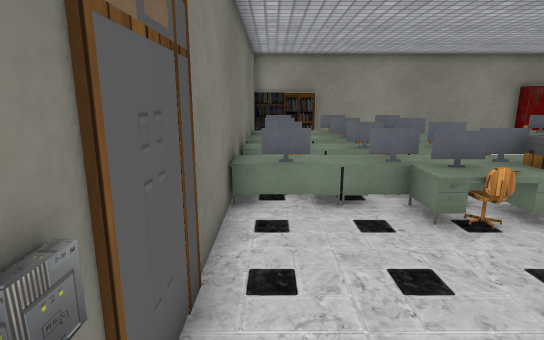
view 1 (above)

16 first-person views from a walk through a 3-D level made in the Unity game engine. The camera is 1.2 m above the floor, tilts 12° down and sees 80° across. The floor is counted in squares, 0.5 m on a side. Each view is taken from the middle of a square. On the plan, view 1 faces up. The plan holds only what a view shows up to about 20 squares ahead; the rest is blank. Some animated figures are not drawn. Some surface patterns are stand-ins.

view 2
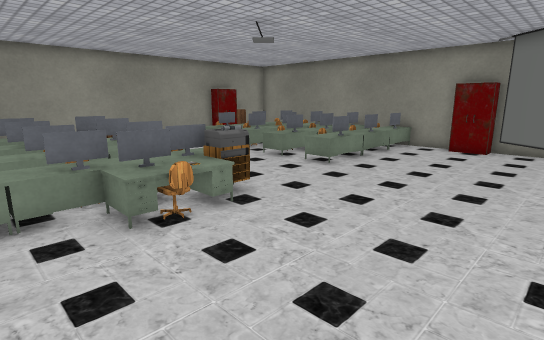

view 3
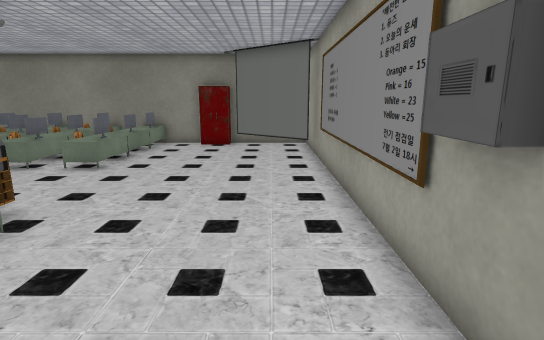

view 4
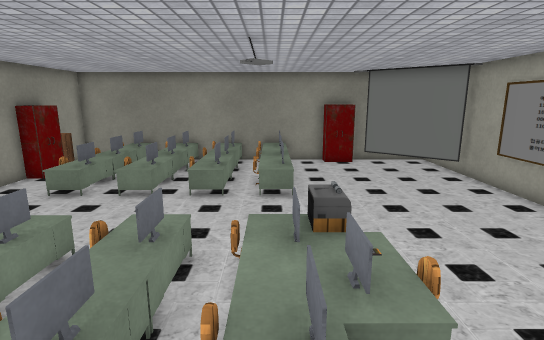

view 5
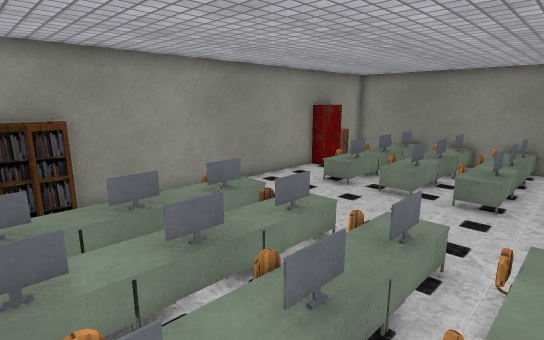

view 6
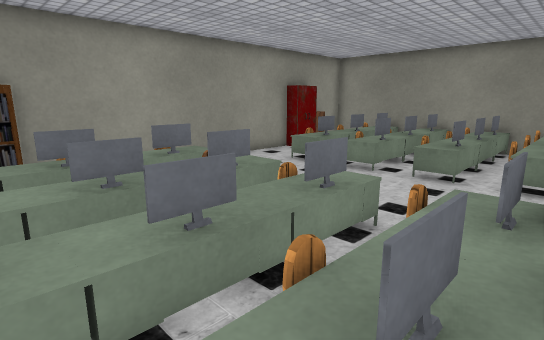

view 7
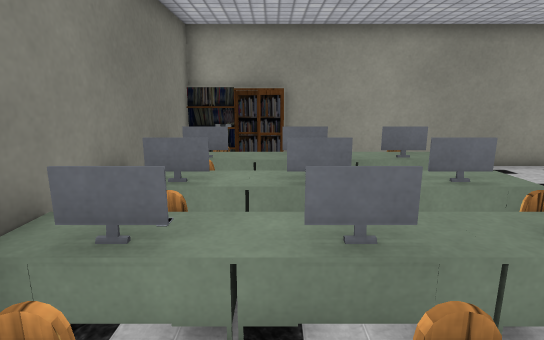

view 8
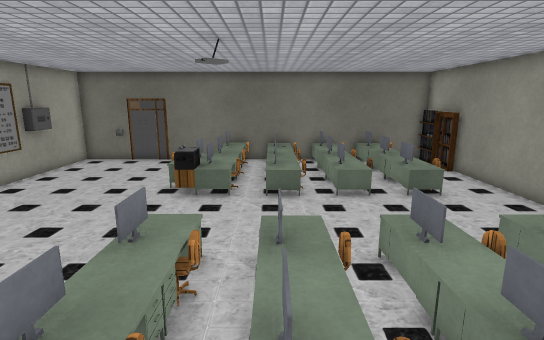

view 9
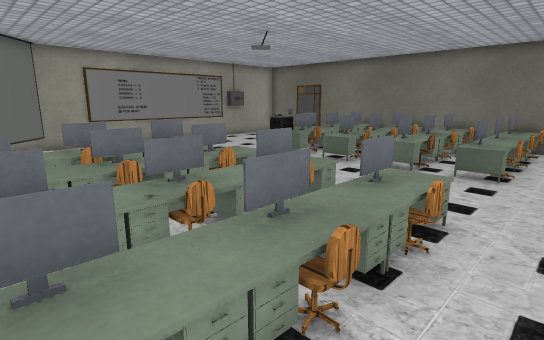

view 10
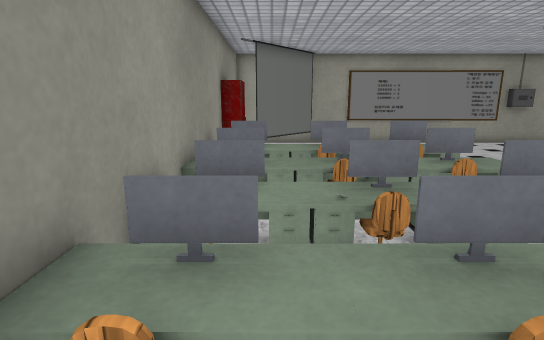

view 11
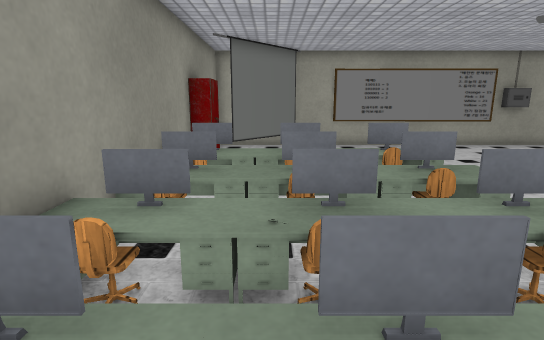

view 12
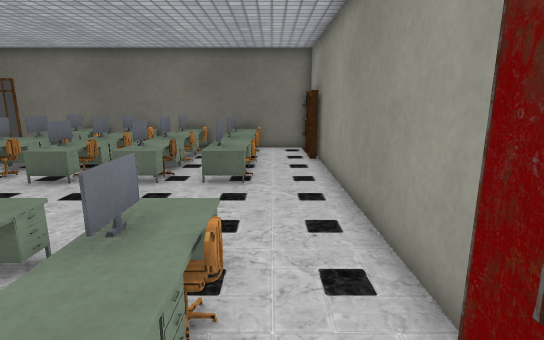

view 13
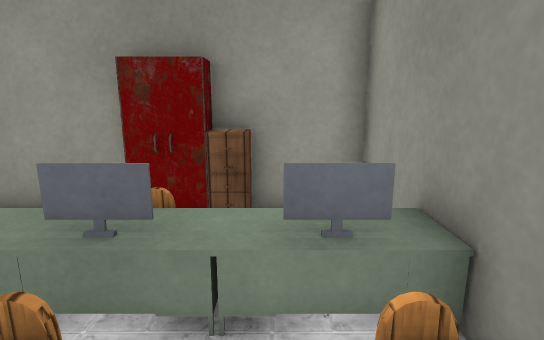

view 14
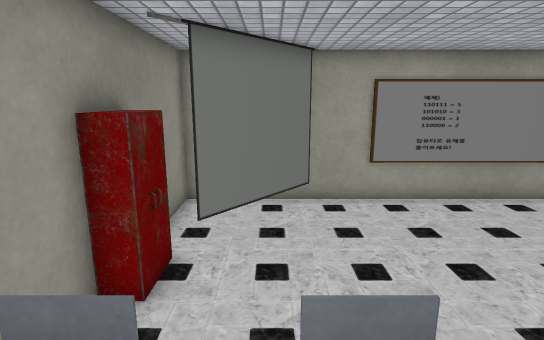

view 15
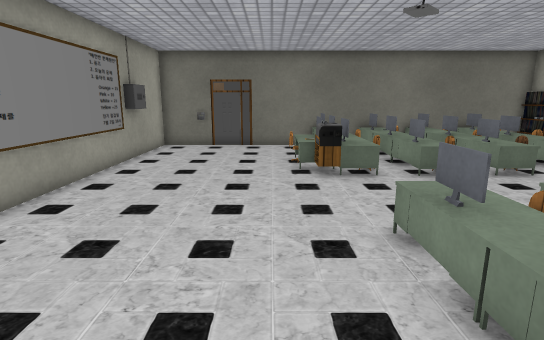

view 16
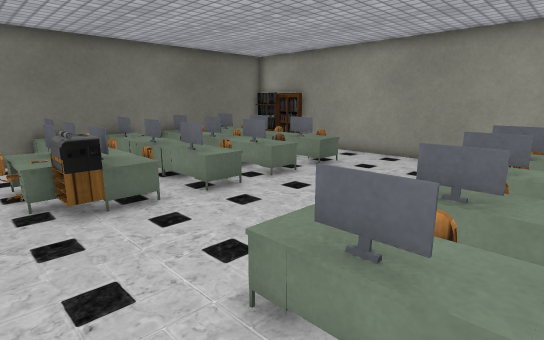

### Floor plan
Key: @ floor where view 1 was taken; # wall or solid block; . main floor; : floor 0.5 m higher than the main floor; / step, stairs or slope; = window, fence, low wall or low ledge; C chair; P printer; A cabinet; O other object.
Columns run from 1 left of view 1 to 19 right of it. Each row starts with its distance up from view 1.
 19 #O###############A###
 18 #..............##A..#
 17 #.................  #
 16 #=OOOOOC.....OCOCOOC#
 15 ##OOOOO#.....O#OOOO##
 14 #.O.O..C......C.C..C#
 13 #OOOOOOO.....OOOOOOO#
 12 #...................#
 11 #C//////.....///C//O#
 10 #///////.....///////#
  9 #/C.C..C......C.C/.O#
  8 #:::::::.....OOOOOOO#
  7 #/////:PP....///////#
  6 #.../ //............#
  5 #..................##
  4 #..................##
  3 #..................##
  2 #.................O.#
  1 #................O..#
  0 #@..............O...#
 -1 #####################

Positions as (right, up) in squares from view 1, and headings:
1: (0, 0), facing up
2: (1, 0), facing up-right
3: (0, 1), facing right
4: (0, 8), facing right
5: (0, 8), facing up-right
6: (1, 7), facing up-right
7: (2, 7), facing up
8: (18, 10), facing left
9: (18, 18), facing down-left
10: (17, 18), facing down
11: (16, 17), facing down
12: (16, 17), facing left
13: (17, 12), facing up
14: (16, 10), facing down
15: (17, 5), facing left
16: (14, 5), facing up-left
